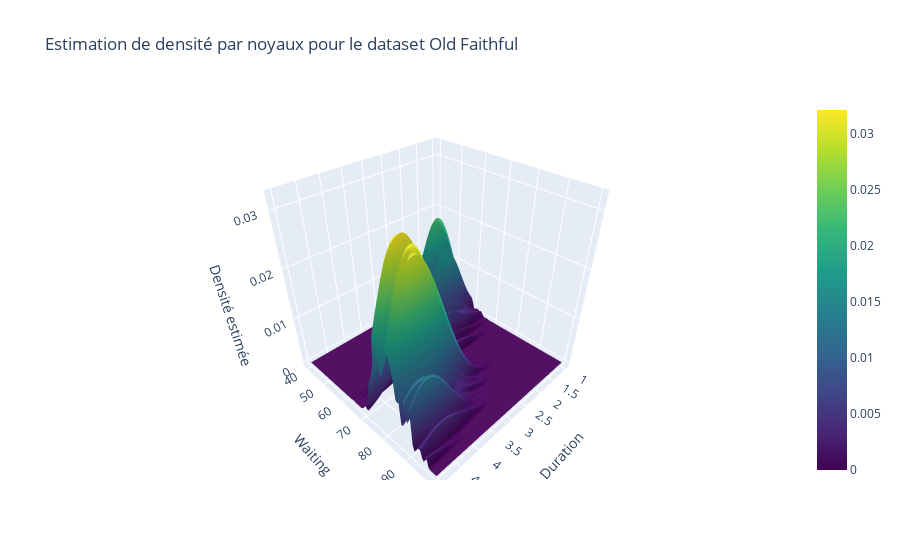

Notebook cell for this chart:
### Markdown cell above
### Autre représentation en 3D de la densité avec Plotly

### Code cell
import plotly.graph_objects as go

# Créer le surface plot avec plotly
fig = go.Figure(data=[go.Surface(z=density, x=x_grid, y=y_grid, colorscale='Viridis')])

# Configuration de l'affichage
fig.update_layout(title='Estimation de densité par noyaux pour le dataset Old Faithful',
                  scene=dict(xaxis_title='Duration',
                             yaxis_title='Waiting',
                             zaxis_title='Densité estimée'))

fig.show();

### Figure 1 — Plotly figure (JSON) as saved in the notebook; plotly's stock layout.template omitted (floating-point values rounded to 4 significant figures; data arrays with more than 128 entries replaced by an {"elided": "..."} marker saying what was removed)
{"data": [{"colorscale": [[0, "#440154"], [0.1111, "#482878"], [0.2222, "#3e4989"], [0.3333, "#31688e"], [0.4444, "#26828e"], [0.5556, "#1f9e89"], [0.6667, "#35b779"], [0.7778, "#6ece58"], [0.8889, "#b5de2b"], [1, "#fde725"]], "type": "surface", "x": {"elided": "100x100 float values"}, "y": {"elided": "100x100 float values"}, "z": {"elided": "100x100 float values"}}], "layout": {"scene": {"xaxis": {"title": {"text": "Duration"}}, "yaxis": {"title": {"text": "Waiting"}}, "zaxis": {"title": {"text": "Densité estimée"}}}, "title": {"text": "Estimation de densité par noyaux pour le dataset Old Faithful"}}}
